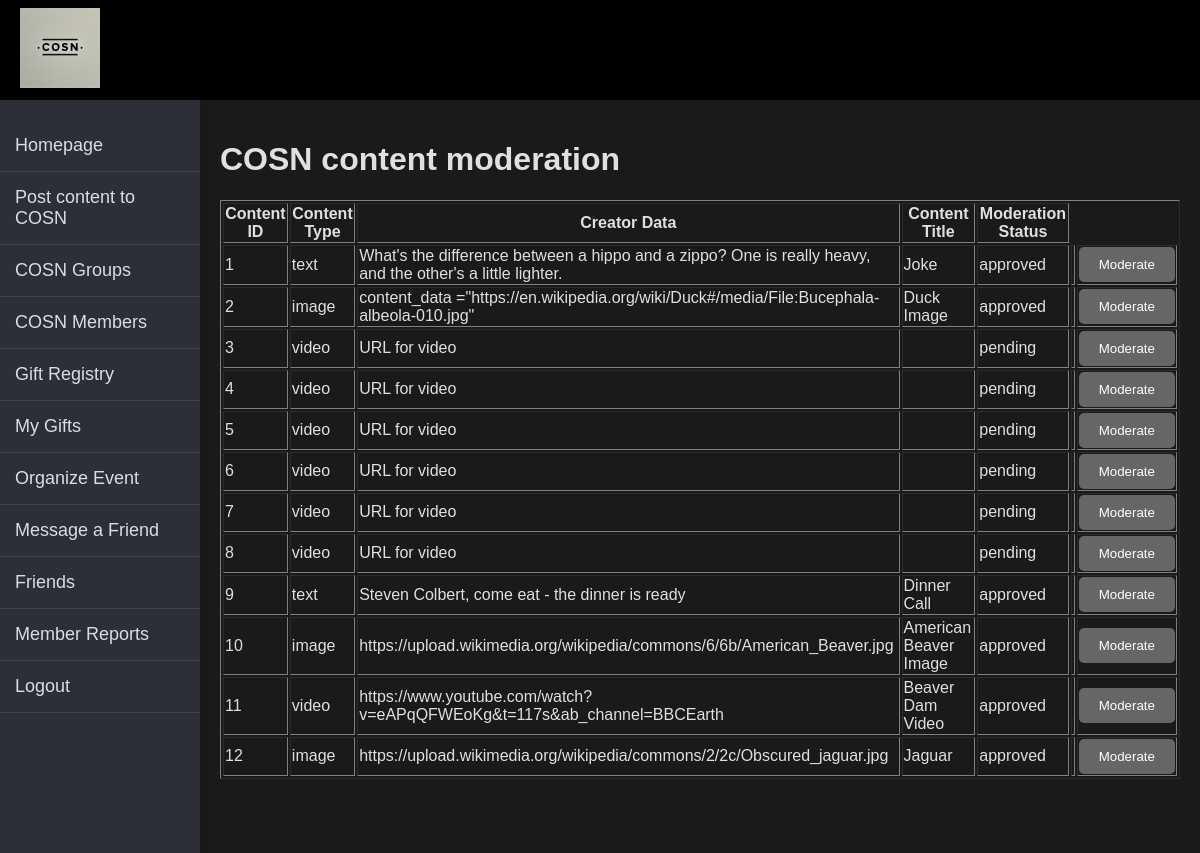
The app's page /App/COSN_content_admin_panel.php?content_id=.php (signed in) with its own data.
### App/COSN_content_admin_panel.php (the view, shortened to what this page needs)
<?php
include("db_config.php");
include("header.php");
include('sidebar.php');
$conn = new mysqli($host, $user, $pass, $db);
$sql = "SELECT
        content_id, creator_id, content_type, content_data, content_creation_date, content_title, moderation_status
        FROM
        kpc353_2.content";
$stmt = $conn->prepare($sql);
$stmt->execute();
$result = $stmt->get_result();
?>
<!DOCTYPE html>
<html lang="en">
<link rel="stylesheet" type = "text/css" href="./css/admin_manage_content.css" />
<head>
</head>
<body>
  <div class="main-content">
    <h1>COSN content moderation</h1>
    <table border="1">
        <tr>
            <th>Content ID</th>
            <th>Content Type</th>
            <th>Creator Data</th>
            <th>Content Title</th>
            <th>Moderation Status</th>
        </tr>
        <?php
        if ($result->num_rows > 0) {
            while($row = $result->fetch_assoc()) {
                 echo "<tr>";
                echo "<td>" . $row['content_id'] . "</td>";
                echo "<td>" . $row['content_type'] . "</td>";
                echo "<td>" . $row['content_data'] . "</td>";
                echo "<td>" . $row['content_title'] . "</td>";
                echo "<td>" . $row['moderation_status'] . "</td>";
                echo "<td>";
                echo "<td><a href='COSN_content_edit.php?content_id=" . $row['content_id'] . "'><button>Moderate</button></a></td>";
                echo "</td>";
                echo "</tr>";
            }
        } else {
            echo "<tr><td colspan='4'>No content found</td></tr>";
        }
        ?>
    </table>
    <br>
        <br>
        <br>
    </div>
</body>
</html>

### App/header.css (style rules this page uses)
body { background-color: #f5f5f5; }

### App/css/sidebar.css (style rules this page uses)
body { margin: 0; font-family: Arial, sans-serif; }

### App/css/admin_manage_content.css (style rules this page uses)
body { background-color: #1a1a1a; color: #e0e0e0; font-family: Arial, sans-serif; transition: background-color 0.3s, color 0.3s; }
button { padding: 10px 20px; border: none; background-color: #666; color: #ffffff; border-radius: 5px; cursor: pointer; }
.main-content { margin-left: 200px; padding: 20px; }

### records on screen
content: content_id "1", content_type "text", content_data "What's the difference between a hippo and a zippo? One is really heavy, and the other's a little lighter.", content_title "Joke", moderation_status "approved"
content: content_id "2", content_type "image", content_data "content_data =\"https://en.wikipedia.org/wiki/Duck#/media/File:Bucephala-albeola-010.jpg\"", content_title "Duck Image", moderation_status "approved"
content: content_id "3", content_type "video", content_data "URL for video", moderation_status "pending"
content: content_id "4", content_type "video", content_data "URL for video", moderation_status "pending"
content: content_id "5", content_type "video", content_data "URL for video", moderation_status "pending"
content: content_id "6", content_type "video", content_data "URL for video", moderation_status "pending"
content: content_id "7", content_type "video", content_data "URL for video", moderation_status "pending"
content: content_id "8", content_type "video", content_data "URL for video", moderation_status "pending"
content: content_id "9", content_type "text", content_data "Steven Colbert, come eat - the dinner is ready", content_title "Dinner Call", moderation_status "approved"
content: content_id "10", content_type "image", content_data "https://upload.wikimedia.org/wikipedia/commons/6/6b/American_Beaver.jpg", content_title "American Beaver Image", moderation_status "approved"
content: content_id "11", content_type "video", content_data "https://www.youtube.com/watch?v=eAPqQFWEoKg&t=117s&ab_channel=BBCEarth", content_title "Beaver Dam Video", moderation_status "approved"
content: content_id "12", content_type "image", content_data "https://upload.wikimedia.org/wikipedia/commons/2/2c/Obscured_jaguar.jpg", content_title "Jaguar", moderation_status "approved"
